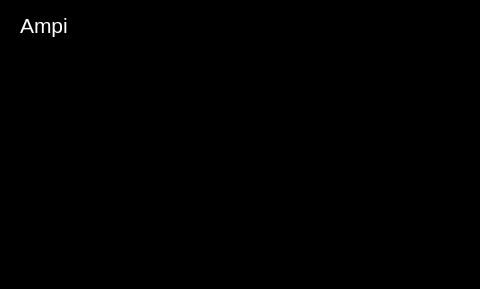
<?xml version="1.0" encoding="UTF-8"?>
<ui version="4.0">
 <class>RadioWindow</class>
 <widget class="QMainWindow" name="RadioWindow">
  <property name="geometry">
   <rect>
    <x>0</x>
    <y>0</y>
    <width>480</width>
    <height>289</height>
   </rect>
  </property>
  <property name="windowTitle">
   <string>MainWindow</string>
  </property>
  <property name="styleSheet">
   <string notr="true">background-color: rgb(0, 0, 0);</string>
  </property>
  <property name="iconSize">
   <size>
    <width>48</width>
    <height>48</height>
   </size>
  </property>
  <widget class="QWidget" name="centralWidget">
   <widget class="QPushButton" name="pushButtonVolDown">
    <property name="geometry">
     <rect>
      <x>310</x>
      <y>210</y>
      <width>64</width>
      <height>64</height>
     </rect>
    </property>
    <property name="palette">
     <palette>
      <active>
       <colorrole role="WindowText">
        <brush brushstyle="SolidPattern">
         <color alpha="255">
          <red>255</red>
          <green>255</green>
          <blue>255</blue>
         </color>
        </brush>
       </colorrole>
       <colorrole role="Button">
        <brush brushstyle="SolidPattern">
         <color alpha="255">
          <red>0</red>
          <green>0</green>
          <blue>0</blue>
         </color>
        </brush>
       </colorrole>
       <colorrole role="Text">
        <brush brushstyle="SolidPattern">
         <color alpha="255">
          <red>255</red>
          <green>255</green>
          <blue>255</blue>
         </color>
        </brush>
       </colorrole>
       <colorrole role="ButtonText">
        <brush brushstyle="SolidPattern">
         <color alpha="255">
          <red>255</red>
          <green>255</green>
          <blue>255</blue>
         </color>
        </brush>
       </colorrole>
       <colorrole role="Base">
        <brush brushstyle="SolidPattern">
         <color alpha="255">
          <red>0</red>
          <green>0</green>
          <blue>0</blue>
         </color>
        </brush>
       </colorrole>
       <colorrole role="Window">
        <brush brushstyle="SolidPattern">
         <color alpha="255">
          <red>0</red>
          <green>0</green>
          <blue>0</blue>
         </color>
        </brush>
       </colorrole>
      </active>
      <inactive>
       <colorrole role="WindowText">
        <brush brushstyle="SolidPattern">
         <color alpha="255">
          <red>255</red>
          <green>255</green>
          <blue>255</blue>
         </color>
        </brush>
       </colorrole>
       <colorrole role="Button">
        <brush brushstyle="SolidPattern">
         <color alpha="255">
          <red>0</red>
          <green>0</green>
          <blue>0</blue>
         </color>
        </brush>
       </colorrole>
       <colorrole role="Text">
        <brush brushstyle="SolidPattern">
         <color alpha="255">
          <red>255</red>
          <green>255</green>
          <blue>255</blue>
         </color>
        </brush>
       </colorrole>
       <colorrole role="ButtonText">
        <brush brushstyle="SolidPattern">
         <color alpha="255">
          <red>255</red>
          <green>255</green>
          <blue>255</blue>
         </color>
        </brush>
       </colorrole>
       <colorrole role="Base">
        <brush brushstyle="SolidPattern">
         <color alpha="255">
          <red>0</red>
          <green>0</green>
          <blue>0</blue>
         </color>
        </brush>
       </colorrole>
       <colorrole role="Window">
        <brush brushstyle="SolidPattern">
         <color alpha="255">
          <red>0</red>
          <green>0</green>
          <blue>0</blue>
         </color>
        </brush>
       </colorrole>
      </inactive>
      <disabled>
       <colorrole role="WindowText">
        <brush brushstyle="SolidPattern">
         <color alpha="255">
          <red>255</red>
          <green>255</green>
          <blue>255</blue>
         </color>
        </brush>
       </colorrole>
       <colorrole role="Button">
        <brush brushstyle="SolidPattern">
         <color alpha="255">
          <red>0</red>
          <green>0</green>
          <blue>0</blue>
         </color>
        </brush>
       </colorrole>
       <colorrole role="Text">
        <brush brushstyle="SolidPattern">
         <color alpha="255">
          <red>255</red>
          <green>255</green>
          <blue>255</blue>
         </color>
        </brush>
       </colorrole>
       <colorrole role="ButtonText">
        <brush brushstyle="SolidPattern">
         <color alpha="255">
          <red>255</red>
          <green>255</green>
          <blue>255</blue>
         </color>
        </brush>
       </colorrole>
       <colorrole role="Base">
        <brush brushstyle="SolidPattern">
         <color alpha="255">
          <red>0</red>
          <green>0</green>
          <blue>0</blue>
         </color>
        </brush>
       </colorrole>
       <colorrole role="Window">
        <brush brushstyle="SolidPattern">
         <color alpha="255">
          <red>0</red>
          <green>0</green>
          <blue>0</blue>
         </color>
        </brush>
       </colorrole>
      </disabled>
     </palette>
    </property>
    <property name="font">
     <font>
      <pointsize>20</pointsize>
     </font>
    </property>
    <property name="cursor">
     <cursorShape>OpenHandCursor</cursorShape>
    </property>
    <property name="styleSheet">
     <string notr="true">QPushButton
{
color: rgb(255, 255, 255);
background-color: rgb(0, 0,0);
border-color: rgb(40, 40, 40);
border-radius: 4px;
}
</string>
    </property>
    <property name="text">
     <string/>
    </property>
    <property name="icon">
     <iconset resource="../resources.qrc">
      <normaloff>:/images/gui/vol_down.png</normaloff>:/images/gui/vol_down.png</iconset>
    </property>
    <property name="iconSize">
     <size>
      <width>64</width>
      <height>64</height>
     </size>
    </property>
   </widget>
   <widget class="QPushButton" name="pushButtonVolUp">
    <property name="geometry">
     <rect>
      <x>390</x>
      <y>210</y>
      <width>64</width>
      <height>64</height>
     </rect>
    </property>
    <property name="palette">
     <palette>
      <active>
       <colorrole role="WindowText">
        <brush brushstyle="SolidPattern">
         <color alpha="255">
          <red>255</red>
          <green>255</green>
          <blue>255</blue>
         </color>
        </brush>
       </colorrole>
       <colorrole role="Button">
        <brush brushstyle="SolidPattern">
         <color alpha="255">
          <red>0</red>
          <green>0</green>
          <blue>0</blue>
         </color>
        </brush>
       </colorrole>
       <colorrole role="Text">
        <brush brushstyle="SolidPattern">
         <color alpha="255">
          <red>255</red>
          <green>255</green>
          <blue>255</blue>
         </color>
        </brush>
       </colorrole>
       <colorrole role="ButtonText">
        <brush brushstyle="SolidPattern">
         <color alpha="255">
          <red>255</red>
          <green>255</green>
          <blue>255</blue>
         </color>
        </brush>
       </colorrole>
       <colorrole role="Base">
        <brush brushstyle="SolidPattern">
         <color alpha="255">
          <red>0</red>
          <green>0</green>
          <blue>0</blue>
         </color>
        </brush>
       </colorrole>
       <colorrole role="Window">
        <brush brushstyle="SolidPattern">
         <color alpha="255">
          <red>0</red>
          <green>0</green>
          <blue>0</blue>
         </color>
        </brush>
       </colorrole>
      </active>
      <inactive>
       <colorrole role="WindowText">
        <brush brushstyle="SolidPattern">
         <color alpha="255">
          <red>255</red>
          <green>255</green>
          <blue>255</blue>
         </color>
        </brush>
       </colorrole>
       <colorrole role="Button">
        <brush brushstyle="SolidPattern">
         <color alpha="255">
          <red>0</red>
          <green>0</green>
          <blue>0</blue>
         </color>
        </brush>
       </colorrole>
       <colorrole role="Text">
        <brush brushstyle="SolidPattern">
         <color alpha="255">
          <red>255</red>
          <green>255</green>
          <blue>255</blue>
         </color>
        </brush>
       </colorrole>
       <colorrole role="ButtonText">
        <brush brushstyle="SolidPattern">
         <color alpha="255">
          <red>255</red>
          <green>255</green>
          <blue>255</blue>
         </color>
        </brush>
       </colorrole>
       <colorrole role="Base">
        <brush brushstyle="SolidPattern">
         <color alpha="255">
          <red>0</red>
          <green>0</green>
          <blue>0</blue>
         </color>
        </brush>
       </colorrole>
       <colorrole role="Window">
        <brush brushstyle="SolidPattern">
         <color alpha="255">
          <red>0</red>
          <green>0</green>
          <blue>0</blue>
         </color>
        </brush>
       </colorrole>
      </inactive>
      <disabled>
       <colorrole role="WindowText">
        <brush brushstyle="SolidPattern">
         <color alpha="255">
          <red>255</red>
          <green>255</green>
          <blue>255</blue>
         </color>
        </brush>
       </colorrole>
       <colorrole role="Button">
        <brush brushstyle="SolidPattern">
         <color alpha="255">
          <red>0</red>
          <green>0</green>
          <blue>0</blue>
         </color>
        </brush>
       </colorrole>
       <colorrole role="Text">
        <brush brushstyle="SolidPattern">
         <color alpha="255">
          <red>255</red>
          <green>255</green>
          <blue>255</blue>
         </color>
        </brush>
       </colorrole>
       <colorrole role="ButtonText">
        <brush brushstyle="SolidPattern">
         <color alpha="255">
          <red>255</red>
          <green>255</green>
          <blue>255</blue>
         </color>
        </brush>
       </colorrole>
       <colorrole role="Base">
        <brush brushstyle="SolidPattern">
         <color alpha="255">
          <red>0</red>
          <green>0</green>
          <blue>0</blue>
         </color>
        </brush>
       </colorrole>
       <colorrole role="Window">
        <brush brushstyle="SolidPattern">
         <color alpha="255">
          <red>0</red>
          <green>0</green>
          <blue>0</blue>
         </color>
        </brush>
       </colorrole>
      </disabled>
     </palette>
    </property>
    <property name="font">
     <font>
      <pointsize>20</pointsize>
     </font>
    </property>
    <property name="cursor">
     <cursorShape>OpenHandCursor</cursorShape>
    </property>
    <property name="styleSheet">
     <string notr="true">QPushButton
{
color: rgb(255, 255, 255);
background-color: rgb(0, 0,0);
border-color: rgb(40, 40, 40);
border-radius: 4px;
}
</string>
    </property>
    <property name="text">
     <string/>
    </property>
    <property name="icon">
     <iconset resource="../resources.qrc">
      <normaloff>:/images/gui/vol_up.png</normaloff>:/images/gui/vol_up.png</iconset>
    </property>
    <property name="iconSize">
     <size>
      <width>64</width>
      <height>64</height>
     </size>
    </property>
   </widget>
   <widget class="QLabel" name="labelTitle">
    <property name="geometry">
     <rect>
      <x>20</x>
      <y>10</y>
      <width>321</width>
      <height>31</height>
     </rect>
    </property>
    <property name="font">
     <font>
      <pointsize>16</pointsize>
     </font>
    </property>
    <property name="styleSheet">
     <string notr="true">color: rgb(255, 255, 255);</string>
    </property>
    <property name="text">
     <string>&lt;html&gt;&lt;head/&gt;&lt;body&gt;&lt;p&gt;Ampi&lt;/p&gt;&lt;/body&gt;&lt;/html&gt;</string>
    </property>
   </widget>
   <widget class="QPushButton" name="pushButtonHome">
    <property name="geometry">
     <rect>
      <x>420</x>
      <y>0</y>
      <width>61</width>
      <height>51</height>
     </rect>
    </property>
    <property name="palette">
     <palette>
      <active>
       <colorrole role="WindowText">
        <brush brushstyle="SolidPattern">
         <color alpha="255">
          <red>255</red>
          <green>255</green>
          <blue>255</blue>
         </color>
        </brush>
       </colorrole>
       <colorrole role="Button">
        <brush brushstyle="SolidPattern">
         <color alpha="255">
          <red>0</red>
          <green>0</green>
          <blue>0</blue>
         </color>
        </brush>
       </colorrole>
       <colorrole role="Text">
        <brush brushstyle="SolidPattern">
         <color alpha="255">
          <red>255</red>
          <green>255</green>
          <blue>255</blue>
         </color>
        </brush>
       </colorrole>
       <colorrole role="ButtonText">
        <brush brushstyle="SolidPattern">
         <color alpha="255">
          <red>255</red>
          <green>255</green>
          <blue>255</blue>
         </color>
        </brush>
       </colorrole>
       <colorrole role="Base">
        <brush brushstyle="SolidPattern">
         <color alpha="255">
          <red>0</red>
          <green>0</green>
          <blue>0</blue>
         </color>
        </brush>
       </colorrole>
       <colorrole role="Window">
        <brush brushstyle="SolidPattern">
         <color alpha="255">
          <red>0</red>
          <green>0</green>
          <blue>0</blue>
         </color>
        </brush>
       </colorrole>
      </active>
      <inactive>
       <colorrole role="WindowText">
        <brush brushstyle="SolidPattern">
         <color alpha="255">
          <red>255</red>
          <green>255</green>
          <blue>255</blue>
         </color>
        </brush>
       </colorrole>
       <colorrole role="Button">
        <brush brushstyle="SolidPattern">
         <color alpha="255">
          <red>0</red>
          <green>0</green>
          <blue>0</blue>
         </color>
        </brush>
       </colorrole>
       <colorrole role="Text">
        <brush brushstyle="SolidPattern">
         <color alpha="255">
          <red>255</red>
          <green>255</green>
          <blue>255</blue>
         </color>
        </brush>
       </colorrole>
       <colorrole role="ButtonText">
        <brush brushstyle="SolidPattern">
         <color alpha="255">
          <red>255</red>
          <green>255</green>
          <blue>255</blue>
         </color>
        </brush>
       </colorrole>
       <colorrole role="Base">
        <brush brushstyle="SolidPattern">
         <color alpha="255">
          <red>0</red>
          <green>0</green>
          <blue>0</blue>
         </color>
        </brush>
       </colorrole>
       <colorrole role="Window">
        <brush brushstyle="SolidPattern">
         <color alpha="255">
          <red>0</red>
          <green>0</green>
          <blue>0</blue>
         </color>
        </brush>
       </colorrole>
      </inactive>
      <disabled>
       <colorrole role="WindowText">
        <brush brushstyle="SolidPattern">
         <color alpha="255">
          <red>255</red>
          <green>255</green>
          <blue>255</blue>
         </color>
        </brush>
       </colorrole>
       <colorrole role="Button">
        <brush brushstyle="SolidPattern">
         <color alpha="255">
          <red>0</red>
          <green>0</green>
          <blue>0</blue>
         </color>
        </brush>
       </colorrole>
       <colorrole role="Text">
        <brush brushstyle="SolidPattern">
         <color alpha="255">
          <red>255</red>
          <green>255</green>
          <blue>255</blue>
         </color>
        </brush>
       </colorrole>
       <colorrole role="ButtonText">
        <brush brushstyle="SolidPattern">
         <color alpha="255">
          <red>255</red>
          <green>255</green>
          <blue>255</blue>
         </color>
        </brush>
       </colorrole>
       <colorrole role="Base">
        <brush brushstyle="SolidPattern">
         <color alpha="255">
          <red>0</red>
          <green>0</green>
          <blue>0</blue>
         </color>
        </brush>
       </colorrole>
       <colorrole role="Window">
        <brush brushstyle="SolidPattern">
         <color alpha="255">
          <red>0</red>
          <green>0</green>
          <blue>0</blue>
         </color>
        </brush>
       </colorrole>
      </disabled>
     </palette>
    </property>
    <property name="font">
     <font>
      <pointsize>20</pointsize>
     </font>
    </property>
    <property name="cursor">
     <cursorShape>OpenHandCursor</cursorShape>
    </property>
    <property name="styleSheet">
     <string notr="true">QPushButton
{
color: rgb(255, 255, 255);
background-color: rgb(0, 0,0);
border-color: rgb(40, 40, 40); 
border-radius: 4px;
}
</string>
    </property>
    <property name="text">
     <string/>
    </property>
    <property name="icon">
     <iconset resource="../resources.qrc">
      <normaloff>:/images/gui/home.png</normaloff>:/images/gui/home.png</iconset>
    </property>
    <property name="iconSize">
     <size>
      <width>32</width>
      <height>32</height>
     </size>
    </property>
   </widget>
   <widget class="QPushButton" name="pushButtonMute">
    <property name="geometry">
     <rect>
      <x>230</x>
      <y>210</y>
      <width>64</width>
      <height>64</height>
     </rect>
    </property>
    <property name="palette">
     <palette>
      <active>
       <colorrole role="WindowText">
        <brush brushstyle="SolidPattern">
         <color alpha="255">
          <red>255</red>
          <green>255</green>
          <blue>255</blue>
         </color>
        </brush>
       </colorrole>
       <colorrole role="Button">
        <brush brushstyle="SolidPattern">
         <color alpha="255">
          <red>0</red>
          <green>0</green>
          <blue>0</blue>
         </color>
        </brush>
       </colorrole>
       <colorrole role="Text">
        <brush brushstyle="SolidPattern">
         <color alpha="255">
          <red>255</red>
          <green>255</green>
          <blue>255</blue>
         </color>
        </brush>
       </colorrole>
       <colorrole role="ButtonText">
        <brush brushstyle="SolidPattern">
         <color alpha="255">
          <red>255</red>
          <green>255</green>
          <blue>255</blue>
         </color>
        </brush>
       </colorrole>
       <colorrole role="Base">
        <brush brushstyle="SolidPattern">
         <color alpha="255">
          <red>0</red>
          <green>0</green>
          <blue>0</blue>
         </color>
        </brush>
       </colorrole>
       <colorrole role="Window">
        <brush brushstyle="SolidPattern">
         <color alpha="255">
          <red>0</red>
          <green>0</green>
          <blue>0</blue>
         </color>
        </brush>
       </colorrole>
      </active>
      <inactive>
       <colorrole role="WindowText">
        <brush brushstyle="SolidPattern">
         <color alpha="255">
          <red>255</red>
          <green>255</green>
          <blue>255</blue>
         </color>
        </brush>
       </colorrole>
       <colorrole role="Button">
        <brush brushstyle="SolidPattern">
         <color alpha="255">
          <red>0</red>
          <green>0</green>
          <blue>0</blue>
         </color>
        </brush>
       </colorrole>
       <colorrole role="Text">
        <brush brushstyle="SolidPattern">
         <color alpha="255">
          <red>255</red>
          <green>255</green>
          <blue>255</blue>
         </color>
        </brush>
       </colorrole>
       <colorrole role="ButtonText">
        <brush brushstyle="SolidPattern">
         <color alpha="255">
          <red>255</red>
          <green>255</green>
          <blue>255</blue>
         </color>
        </brush>
       </colorrole>
       <colorrole role="Base">
        <brush brushstyle="SolidPattern">
         <color alpha="255">
          <red>0</red>
          <green>0</green>
          <blue>0</blue>
         </color>
        </brush>
       </colorrole>
       <colorrole role="Window">
        <brush brushstyle="SolidPattern">
         <color alpha="255">
          <red>0</red>
          <green>0</green>
          <blue>0</blue>
         </color>
        </brush>
       </colorrole>
      </inactive>
      <disabled>
       <colorrole role="WindowText">
        <brush brushstyle="SolidPattern">
         <color alpha="255">
          <red>255</red>
          <green>255</green>
          <blue>255</blue>
         </color>
        </brush>
       </colorrole>
       <colorrole role="Button">
        <brush brushstyle="SolidPattern">
         <color alpha="255">
          <red>0</red>
          <green>0</green>
          <blue>0</blue>
         </color>
        </brush>
       </colorrole>
       <colorrole role="Text">
        <brush brushstyle="SolidPattern">
         <color alpha="255">
          <red>255</red>
          <green>255</green>
          <blue>255</blue>
         </color>
        </brush>
       </colorrole>
       <colorrole role="ButtonText">
        <brush brushstyle="SolidPattern">
         <color alpha="255">
          <red>255</red>
          <green>255</green>
          <blue>255</blue>
         </color>
        </brush>
       </colorrole>
       <colorrole role="Base">
        <brush brushstyle="SolidPattern">
         <color alpha="255">
          <red>0</red>
          <green>0</green>
          <blue>0</blue>
         </color>
        </brush>
       </colorrole>
       <colorrole role="Window">
        <brush brushstyle="SolidPattern">
         <color alpha="255">
          <red>0</red>
          <green>0</green>
          <blue>0</blue>
         </color>
        </brush>
       </colorrole>
      </disabled>
     </palette>
    </property>
    <property name="font">
     <font>
      <pointsize>20</pointsize>
     </font>
    </property>
    <property name="cursor">
     <cursorShape>OpenHandCursor</cursorShape>
    </property>
    <property name="styleSheet">
     <string notr="true">QPushButton
{
color: rgb(255, 255, 255);
background-color: rgb(0, 0,0);
border-color: rgb(40, 40, 40);
border-radius: 4px;
}
</string>
    </property>
    <property name="text">
     <string/>
    </property>
    <property name="icon">
     <iconset resource="../resources.qrc">
      <normaloff>:/images/gui/mute.png</normaloff>:/images/gui/mute.png</iconset>
    </property>
    <property name="iconSize">
     <size>
      <width>64</width>
      <height>64</height>
     </size>
    </property>
   </widget>
   <widget class="QPushButton" name="pushButtonCD">
    <property name="geometry">
     <rect>
      <x>80</x>
      <y>80</y>
      <width>64</width>
      <height>64</height>
     </rect>
    </property>
    <property name="palette">
     <palette>
      <active>
       <colorrole role="WindowText">
        <brush brushstyle="SolidPattern">
         <color alpha="255">
          <red>255</red>
          <green>255</green>
          <blue>255</blue>
         </color>
        </brush>
       </colorrole>
       <colorrole role="Button">
        <brush brushstyle="SolidPattern">
         <color alpha="255">
          <red>0</red>
          <green>0</green>
          <blue>0</blue>
         </color>
        </brush>
       </colorrole>
       <colorrole role="Text">
        <brush brushstyle="SolidPattern">
         <color alpha="255">
          <red>255</red>
          <green>255</green>
          <blue>255</blue>
         </color>
        </brush>
       </colorrole>
       <colorrole role="ButtonText">
        <brush brushstyle="SolidPattern">
         <color alpha="255">
          <red>255</red>
          <green>255</green>
          <blue>255</blue>
         </color>
        </brush>
       </colorrole>
       <colorrole role="Base">
        <brush brushstyle="SolidPattern">
         <color alpha="255">
          <red>0</red>
          <green>0</green>
          <blue>0</blue>
         </color>
        </brush>
       </colorrole>
       <colorrole role="Window">
        <brush brushstyle="SolidPattern">
         <color alpha="255">
          <red>0</red>
          <green>0</green>
          <blue>0</blue>
         </color>
        </brush>
       </colorrole>
      </active>
      <inactive>
       <colorrole role="WindowText">
        <brush brushstyle="SolidPattern">
         <color alpha="255">
          <red>255</red>
          <green>255</green>
          <blue>255</blue>
         </color>
        </brush>
       </colorrole>
       <colorrole role="Button">
        <brush brushstyle="SolidPattern">
         <color alpha="255">
          <red>0</red>
          <green>0</green>
          <blue>0</blue>
         </color>
        </brush>
       </colorrole>
       <colorrole role="Text">
        <brush brushstyle="SolidPattern">
         <color alpha="255">
          <red>255</red>
          <green>255</green>
          <blue>255</blue>
         </color>
        </brush>
       </colorrole>
       <colorrole role="ButtonText">
        <brush brushstyle="SolidPattern">
         <color alpha="255">
          <red>255</red>
          <green>255</green>
          <blue>255</blue>
         </color>
        </brush>
       </colorrole>
       <colorrole role="Base">
        <brush brushstyle="SolidPattern">
         <color alpha="255">
          <red>0</red>
          <green>0</green>
          <blue>0</blue>
         </color>
        </brush>
       </colorrole>
       <colorrole role="Window">
        <brush brushstyle="SolidPattern">
         <color alpha="255">
          <red>0</red>
          <green>0</green>
          <blue>0</blue>
         </color>
        </brush>
       </colorrole>
      </inactive>
      <disabled>
       <colorrole role="WindowText">
        <brush brushstyle="SolidPattern">
         <color alpha="255">
          <red>255</red>
          <green>255</green>
          <blue>255</blue>
         </color>
        </brush>
       </colorrole>
       <colorrole role="Button">
        <brush brushstyle="SolidPattern">
         <color alpha="255">
          <red>0</red>
          <green>0</green>
          <blue>0</blue>
         </color>
        </brush>
       </colorrole>
       <colorrole role="Text">
        <brush brushstyle="SolidPattern">
         <color alpha="255">
          <red>255</red>
          <green>255</green>
          <blue>255</blue>
         </color>
        </brush>
       </colorrole>
       <colorrole role="ButtonText">
        <brush brushstyle="SolidPattern">
         <color alpha="255">
          <red>255</red>
          <green>255</green>
          <blue>255</blue>
         </color>
        </brush>
       </colorrole>
       <colorrole role="Base">
        <brush brushstyle="SolidPattern">
         <color alpha="255">
          <red>0</red>
          <green>0</green>
          <blue>0</blue>
         </color>
        </brush>
       </colorrole>
       <colorrole role="Window">
        <brush brushstyle="SolidPattern">
         <color alpha="255">
          <red>0</red>
          <green>0</green>
          <blue>0</blue>
         </color>
        </brush>
       </colorrole>
      </disabled>
     </palette>
    </property>
    <property name="font">
     <font>
      <pointsize>20</pointsize>
     </font>
    </property>
    <property name="cursor">
     <cursorShape>OpenHandCursor</cursorShape>
    </property>
    <property name="styleSheet">
     <string notr="true">QPushButton
{
color: rgb(255, 255, 255);
background-color: rgb(0, 0,0);
border-color: rgb(40, 40, 40);
border-radius: 4px;
}
</string>
    </property>
    <property name="text">
     <string/>
    </property>
    <property name="icon">
     <iconset resource="../resources.qrc">
      <normaloff>:/images/gui/cd.png</normaloff>:/images/gui/cd.png</iconset>
    </property>
    <property name="iconSize">
     <size>
      <width>64</width>
      <height>64</height>
     </size>
    </property>
   </widget>
   <widget class="QPushButton" name="pushButtonLP">
    <property name="geometry">
     <rect>
      <x>160</x>
      <y>80</y>
      <width>64</width>
      <height>64</height>
     </rect>
    </property>
    <property name="palette">
     <palette>
      <active>
       <colorrole role="WindowText">
        <brush brushstyle="SolidPattern">
         <color alpha="255">
          <red>255</red>
          <green>255</green>
          <blue>255</blue>
         </color>
        </brush>
       </colorrole>
       <colorrole role="Button">
        <brush brushstyle="SolidPattern">
         <color alpha="255">
          <red>0</red>
          <green>0</green>
          <blue>0</blue>
         </color>
        </brush>
       </colorrole>
       <colorrole role="Text">
        <brush brushstyle="SolidPattern">
         <color alpha="255">
          <red>255</red>
          <green>255</green>
          <blue>255</blue>
         </color>
        </brush>
       </colorrole>
       <colorrole role="ButtonText">
        <brush brushstyle="SolidPattern">
         <color alpha="255">
          <red>255</red>
          <green>255</green>
          <blue>255</blue>
         </color>
        </brush>
       </colorrole>
       <colorrole role="Base">
        <brush brushstyle="SolidPattern">
         <color alpha="255">
          <red>0</red>
          <green>0</green>
          <blue>0</blue>
         </color>
        </brush>
       </colorrole>
       <colorrole role="Window">
        <brush brushstyle="SolidPattern">
         <color alpha="255">
          <red>0</red>
          <green>0</green>
          <blue>0</blue>
         </color>
        </brush>
       </colorrole>
      </active>
      <inactive>
       <colorrole role="WindowText">
        <brush brushstyle="SolidPattern">
         <color alpha="255">
          <red>255</red>
          <green>255</green>
          <blue>255</blue>
         </color>
        </brush>
       </colorrole>
       <colorrole role="Button">
        <brush brushstyle="SolidPattern">
         <color alpha="255">
          <red>0</red>
          <green>0</green>
          <blue>0</blue>
         </color>
        </brush>
       </colorrole>
       <colorrole role="Text">
        <brush brushstyle="SolidPattern">
         <color alpha="255">
          <red>255</red>
          <green>255</green>
          <blue>255</blue>
         </color>
        </brush>
       </colorrole>
       <colorrole role="ButtonText">
        <brush brushstyle="SolidPattern">
         <color alpha="255">
          <red>255</red>
          <green>255</green>
          <blue>255</blue>
         </color>
        </brush>
       </colorrole>
       <colorrole role="Base">
        <brush brushstyle="SolidPattern">
         <color alpha="255">
          <red>0</red>
          <green>0</green>
          <blue>0</blue>
         </color>
        </brush>
       </colorrole>
       <colorrole role="Window">
        <brush brushstyle="SolidPattern">
         <color alpha="255">
          <red>0</red>
          <green>0</green>
          <blue>0</blue>
         </color>
        </brush>
       </colorrole>
      </inactive>
      <disabled>
       <colorrole role="WindowText">
        <brush brushstyle="SolidPattern">
         <color alpha="255">
          <red>255</red>
          <green>255</green>
          <blue>255</blue>
         </color>
        </brush>
       </colorrole>
       <colorrole role="Button">
        <brush brushstyle="SolidPattern">
         <color alpha="255">
          <red>0</red>
          <green>0</green>
          <blue>0</blue>
         </color>
        </brush>
       </colorrole>
       <colorrole role="Text">
        <brush brushstyle="SolidPattern">
         <color alpha="255">
          <red>255</red>
          <green>255</green>
          <blue>255</blue>
         </color>
        </brush>
       </colorrole>
       <colorrole role="ButtonText">
        <brush brushstyle="SolidPattern">
         <color alpha="255">
          <red>255</red>
          <green>255</green>
          <blue>255</blue>
         </color>
        </brush>
       </colorrole>
       <colorrole role="Base">
        <brush brushstyle="SolidPattern">
         <color alpha="255">
          <red>0</red>
          <green>0</green>
          <blue>0</blue>
         </color>
        </brush>
       </colorrole>
       <colorrole role="Window">
        <brush brushstyle="SolidPattern">
         <color alpha="255">
          <red>0</red>
          <green>0</green>
          <blue>0</blue>
         </color>
        </brush>
       </colorrole>
      </disabled>
     </palette>
    </property>
    <property name="font">
     <font>
      <pointsize>20</pointsize>
     </font>
    </property>
    <property name="cursor">
     <cursorShape>OpenHandCursor</cursorShape>
    </property>
    <property name="styleSheet">
     <string notr="true">QPushButton
{
color: rgb(255, 255, 255);
background-color: rgb(0, 0,0);
border-color: rgb(40, 40, 40);
border-radius: 4px;
}
</string>
    </property>
    <property name="text">
     <string/>
    </property>
    <property name="icon">
     <iconset resource="../resources.qrc">
      <normaloff>:/images/gui/lp.png</normaloff>:/images/gui/lp.png</iconset>
    </property>
    <property name="iconSize">
     <size>
      <width>64</width>
      <height>64</height>
     </size>
    </property>
   </widget>
   <widget class="QPushButton" name="pushButtonPi">
    <property name="geometry">
     <rect>
      <x>240</x>
      <y>80</y>
      <width>64</width>
      <height>64</height>
     </rect>
    </property>
    <property name="palette">
     <palette>
      <active>
       <colorrole role="WindowText">
        <brush brushstyle="SolidPattern">
         <color alpha="255">
          <red>255</red>
          <green>255</green>
          <blue>255</blue>
         </color>
        </brush>
       </colorrole>
       <colorrole role="Button">
        <brush brushstyle="SolidPattern">
         <color alpha="255">
          <red>0</red>
          <green>0</green>
          <blue>0</blue>
         </color>
        </brush>
       </colorrole>
       <colorrole role="Text">
        <brush brushstyle="SolidPattern">
         <color alpha="255">
          <red>255</red>
          <green>255</green>
          <blue>255</blue>
         </color>
        </brush>
       </colorrole>
       <colorrole role="ButtonText">
        <brush brushstyle="SolidPattern">
         <color alpha="255">
          <red>255</red>
          <green>255</green>
          <blue>255</blue>
         </color>
        </brush>
       </colorrole>
       <colorrole role="Base">
        <brush brushstyle="SolidPattern">
         <color alpha="255">
          <red>0</red>
          <green>0</green>
          <blue>0</blue>
         </color>
        </brush>
       </colorrole>
       <colorrole role="Window">
        <brush brushstyle="SolidPattern">
         <color alpha="255">
          <red>0</red>
          <green>0</green>
          <blue>0</blue>
         </color>
        </brush>
       </colorrole>
      </active>
      <inactive>
       <colorrole role="WindowText">
        <brush brushstyle="SolidPattern">
         <color alpha="255">
          <red>255</red>
          <green>255</green>
          <blue>255</blue>
         </color>
        </brush>
       </colorrole>
       <colorrole role="Button">
        <brush brushstyle="SolidPattern">
         <color alpha="255">
          <red>0</red>
          <green>0</green>
          <blue>0</blue>
         </color>
        </brush>
       </colorrole>
       <colorrole role="Text">
        <brush brushstyle="SolidPattern">
         <color alpha="255">
          <red>255</red>
          <green>255</green>
          <blue>255</blue>
         </color>
        </brush>
       </colorrole>
       <colorrole role="ButtonText">
        <brush brushstyle="SolidPattern">
         <color alpha="255">
          <red>255</red>
          <green>255</green>
          <blue>255</blue>
         </color>
        </brush>
       </colorrole>
       <colorrole role="Base">
        <brush brushstyle="SolidPattern">
         <color alpha="255">
          <red>0</red>
          <green>0</green>
          <blue>0</blue>
         </color>
        </brush>
       </colorrole>
       <colorrole role="Window">
        <brush brushstyle="SolidPattern">
         <color alpha="255">
          <red>0</red>
          <green>0</green>
          <blue>0</blue>
         </color>
        </brush>
       </colorrole>
      </inactive>
      <disabled>
       <colorrole role="WindowText">
        <brush brushstyle="SolidPattern">
         <color alpha="255">
          <red>255</red>
          <green>255</green>
          <blue>255</blue>
         </color>
        </brush>
       </colorrole>
       <colorrole role="Button">
        <brush brushstyle="SolidPattern">
         <color alpha="255">
          <red>0</red>
          <green>0</green>
          <blue>0</blue>
         </color>
        </brush>
       </colorrole>
       <colorrole role="Text">
        <brush brushstyle="SolidPattern">
         <color alpha="255">
          <red>255</red>
          <green>255</green>
          <blue>255</blue>
         </color>
        </brush>
       </colorrole>
       <colorrole role="ButtonText">
        <brush brushstyle="SolidPattern">
         <color alpha="255">
          <red>255</red>
          <green>255</green>
          <blue>255</blue>
         </color>
        </brush>
       </colorrole>
       <colorrole role="Base">
        <brush brushstyle="SolidPattern">
         <color alpha="255">
          <red>0</red>
          <green>0</green>
          <blue>0</blue>
         </color>
        </brush>
       </colorrole>
       <colorrole role="Window">
        <brush brushstyle="SolidPattern">
         <color alpha="255">
          <red>0</red>
          <green>0</green>
          <blue>0</blue>
         </color>
        </brush>
       </colorrole>
      </disabled>
     </palette>
    </property>
    <property name="font">
     <font>
      <pointsize>20</pointsize>
     </font>
    </property>
    <property name="cursor">
     <cursorShape>OpenHandCursor</cursorShape>
    </property>
    <property name="styleSheet">
     <string notr="true">QPushButton
{
color: rgb(255, 255, 255);
background-color: rgb(0, 0,0);
border-color: rgb(40, 40, 40);
border-radius: 4px;
}
</string>
    </property>
    <property name="text">
     <string/>
    </property>
    <property name="icon">
     <iconset resource="../resources.qrc">
      <normaloff>:/images/gui/pi.png</normaloff>:/images/gui/pi.png</iconset>
    </property>
    <property name="iconSize">
     <size>
      <width>64</width>
      <height>64</height>
     </size>
    </property>
   </widget>
   <widget class="QPushButton" name="pushButtonSchneitzlberger">
    <property name="geometry">
     <rect>
      <x>80</x>
      <y>160</y>
      <width>64</width>
      <height>64</height>
     </rect>
    </property>
    <property name="palette">
     <palette>
      <active>
       <colorrole role="WindowText">
        <brush brushstyle="SolidPattern">
         <color alpha="255">
          <red>255</red>
          <green>255</green>
          <blue>255</blue>
         </color>
        </brush>
       </colorrole>
       <colorrole role="Button">
        <brush brushstyle="SolidPattern">
         <color alpha="255">
          <red>0</red>
          <green>0</green>
          <blue>0</blue>
         </color>
        </brush>
       </colorrole>
       <colorrole role="Text">
        <brush brushstyle="SolidPattern">
         <color alpha="255">
          <red>255</red>
          <green>255</green>
          <blue>255</blue>
         </color>
        </brush>
       </colorrole>
       <colorrole role="ButtonText">
        <brush brushstyle="SolidPattern">
         <color alpha="255">
          <red>255</red>
          <green>255</green>
          <blue>255</blue>
         </color>
        </brush>
       </colorrole>
       <colorrole role="Base">
        <brush brushstyle="SolidPattern">
         <color alpha="255">
          <red>0</red>
          <green>0</green>
          <blue>0</blue>
         </color>
        </brush>
       </colorrole>
       <colorrole role="Window">
        <brush brushstyle="SolidPattern">
         <color alpha="255">
          <red>0</red>
          <green>0</green>
          <blue>0</blue>
         </color>
        </brush>
       </colorrole>
      </active>
      <inactive>
       <colorrole role="WindowText">
        <brush brushstyle="SolidPattern">
         <color alpha="255">
          <red>255</red>
          <green>255</green>
          <blue>255</blue>
         </color>
        </brush>
       </colorrole>
       <colorrole role="Button">
        <brush brushstyle="SolidPattern">
         <color alpha="255">
          <red>0</red>
          <green>0</green>
          <blue>0</blue>
         </color>
        </brush>
       </colorrole>
       <colorrole role="Text">
        <brush brushstyle="SolidPattern">
         <color alpha="255">
          <red>255</red>
          <green>255</green>
          <blue>255</blue>
         </color>
        </brush>
       </colorrole>
       <colorrole role="ButtonText">
        <brush brushstyle="SolidPattern">
         <color alpha="255">
          <red>255</red>
          <green>255</green>
          <blue>255</blue>
         </color>
        </brush>
       </colorrole>
       <colorrole role="Base">
        <brush brushstyle="SolidPattern">
         <color alpha="255">
          <red>0</red>
          <green>0</green>
          <blue>0</blue>
         </color>
        </brush>
       </colorrole>
       <colorrole role="Window">
        <brush brushstyle="SolidPattern">
         <color alpha="255">
          <red>0</red>
          <green>0</green>
          <blue>0</blue>
         </color>
        </brush>
       </colorrole>
      </inactive>
      <disabled>
       <colorrole role="WindowText">
        <brush brushstyle="SolidPattern">
         <color alpha="255">
          <red>255</red>
          <green>255</green>
          <blue>255</blue>
         </color>
        </brush>
       </colorrole>
       <colorrole role="Button">
        <brush brushstyle="SolidPattern">
         <color alpha="255">
          <red>0</red>
          <green>0</green>
          <blue>0</blue>
         </color>
        </brush>
       </colorrole>
       <colorrole role="Text">
        <brush brushstyle="SolidPattern">
         <color alpha="255">
          <red>255</red>
          <green>255</green>
          <blue>255</blue>
         </color>
        </brush>
       </colorrole>
       <colorrole role="ButtonText">
        <brush brushstyle="SolidPattern">
         <color alpha="255">
          <red>255</red>
          <green>255</green>
          <blue>255</blue>
         </color>
        </brush>
       </colorrole>
       <colorrole role="Base">
        <brush brushstyle="SolidPattern">
         <color alpha="255">
          <red>0</red>
          <green>0</green>
          <blue>0</blue>
         </color>
        </brush>
       </colorrole>
       <colorrole role="Window">
        <brush brushstyle="SolidPattern">
         <color alpha="255">
          <red>0</red>
          <green>0</green>
          <blue>0</blue>
         </color>
        </brush>
       </colorrole>
      </disabled>
     </palette>
    </property>
    <property name="font">
     <font>
      <pointsize>20</pointsize>
     </font>
    </property>
    <property name="cursor">
     <cursorShape>OpenHandCursor</cursorShape>
    </property>
    <property name="styleSheet">
     <string notr="true">QPushButton
{
color: rgb(255, 255, 255);
background-color: rgb(0, 0,0);
border-color: rgb(40, 40, 40);
border-radius: 4px;
}
</string>
    </property>
    <property name="text">
     <string/>
    </property>
    <property name="icon">
     <iconset resource="../resources.qrc">
      <normaloff>:/images/gui/tv.png</normaloff>:/images/gui/tv.png</iconset>
    </property>
    <property name="iconSize">
     <size>
      <width>64</width>
      <height>64</height>
     </size>
    </property>
   </widget>
  </widget>
 </widget>
 <layoutdefault spacing="6" margin="11"/>
 <resources>
  <include location="../resources.qrc"/>
 </resources>
 <connections/>
 <slots>
  <slot>doorOpenClose()</slot>
 </slots>
</ui>
